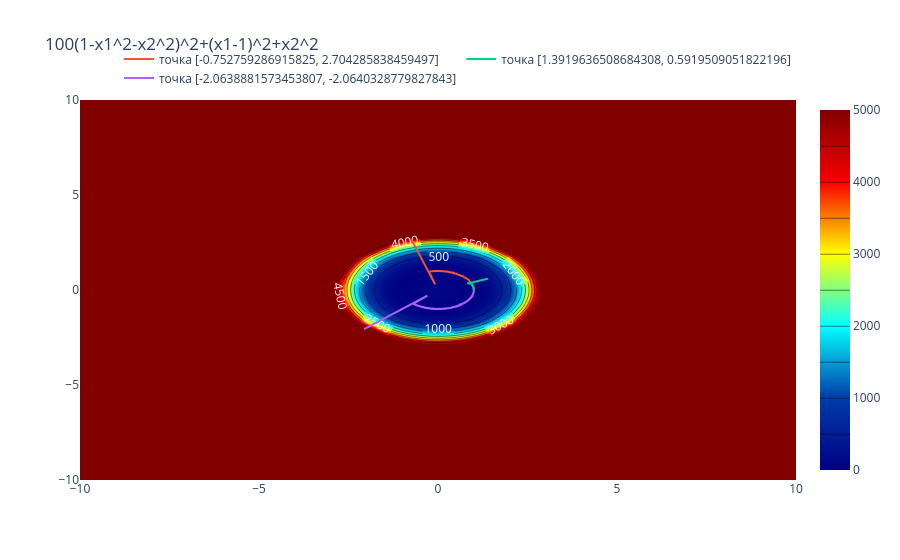

Notebook code cell kept with this figure:
### Markdown cell above
### Численные методы многомерной минимизации c использованием производных первого порядка
Методы доверительной области:
1. метод доверительной области с локально оптимальным шагом
2. метод доверительной области с изломом
Многошаговые методы:
3. метод тяжёлого шарика
4. метод ускоренного градиентного спуска Нестерова
5. метод Флетчера-Ривза
6. метод Полака-Рибьера
Квазиньютоновские методы:
7. метод Давидона-Флетчера-Пауэлла
8. метод Бройдена
9. метод с симметричной формулой ранга 1
10. метод Бройдена-Флетчера-Гольдфарба-Шанно

Вариант 13
#### метод доверительной области с локально оптимальным шагом

#### метод с симметричной формулой ранга 1
|функция|
| --- |
|f(x1,x2)=100(1-x1^2-x2^2)^2+(x1-1)^2+x2^2|

Для градиентных методов исследовать сходимость алгоритма, фиксируя найденное решение, значение функции, количество итераций метода и количество вычислений функции в зависимости от задаваемой точности поиска (ε = 10−2, 10−4, 10−6). Результаты оформить в виде таблицы:

Для метода второго порядка исследовать сходимость алгоритма по числу итераций при выборе различных начальных точек (не менее трёх). Результаты оформить в виде таблицы:

### Code cell
import numpy as np
import sympy as sp
import plotly.graph_objects as go
from scipy.optimize import minimize

def Cauchy(g, B, delta):
    norm_g = np.linalg.norm(g)
    if norm_g == 0:
        return np.zeros_like(g)
    
    p_s = - (delta / norm_g) * g

    gBg = g.T @ B @ g
    if gBg <= 0:
        tau = 1.0
    else:
        tau = min(norm_g**3 / (delta * gBg), 1.0)

    return tau * p_s

def trust_region_method(f, x0, delta0=1.0, delta_hat=50.0, eta=0.1, max_iter=5000, tol=1e-6):
    x = x0.astype(float)
    x1, x2 = sp.symbols('x1, x2')
    delta = delta0
    fun = sp.lambdify([x1, x2], f, "math")

    trajectory = [x0.copy()]
    values = [fun(x[0], x[1])]
    k = 0

    x1d = sp.diff(f, x1)
    x2d = sp.diff(f, x2)
    # hessian = sp.hessian(f, [x1, x2])
    x1d = sp.lambdify([x1, x2], x1d, "math")
    x2d = sp.lambdify([x1, x2], x2d, "math")
    
    B = np.eye(len(x0))
    prev_grad = None
    
    for i in range(max_iter):
        c_grad = np.array([x1d(x[0], x[1]), x2d(x[0], x[1])])
        if np.linalg.norm(c_grad) < tol:
            break
        # B = np.array(hessian.subs({x1: x[0], x2: x[1]})).astype(float)
        
        p = Cauchy(c_grad, B, delta)
        norm_p = np.linalg.norm(p)

        f_x = fun(x[0], x[1])
        f_xp = fun(x[0] + p[0], x[1] + p[1])
        mp = c_grad @ p + 0.5 * (p.T @ B @ p)
        actual_reduction = f_x - f_xp
        predicted_reduction = -mp 

        if predicted_reduction == 0:
            rho = 0.0
        else:
            rho = actual_reduction / predicted_reduction

        if rho < 0.25:
            delta = 0.25 * delta
        elif rho > 0.75:
            delta = min(2.0 * delta, delta_hat)

        if rho > eta:
            # BFGS update
            if prev_grad is not None:
                s = p
                y = c_grad - prev_grad
                if np.dot(y, s) > 1e-10:
                    Bs = B @ s
                    B = B - np.outer(Bs, Bs) / np.dot(s, Bs) + np.outer(y, y) / np.dot(y, s)
            prev_grad = c_grad.copy()
            x = x + p
            trajectory.append(x.copy())
            values.append(fun(x[0], x[1]))
        k+=1

    return np.array(trajectory), np.array(values), k




x1, x2 = sp.symbols('x1, x2')
f = 100*(1 - x1**2 - x2**2)**2 + (x1-1)**2 + x2**2
np.random.seed(42)
p_list = (np.random.uniform(-3, 3, size=2), np.random.uniform(-3, 3, size=2), np.random.uniform(-3, 3, size=2))

x1_range = np.linspace(-10, 10, 100)
x2_range = np.linspace(-10, 10, 100)
x, y = np.meshgrid(x1_range, x2_range)
fu = 100*(1 - x**2 - y**2)**2 + (x-1)**2 + y**2
fig = go.Figure(data=[go.Contour(
    zmax = 5000, zmin = 0,
    z=fu, x=x1_range, y=x2_range, colorscale='Jet',
    contours=dict(
         coloring = 'heatmap',
        showlabels = True,
        labelfont = dict(
            size = 12,
            color = 'white',
        )
    ) 
)])
fig.update_layout(title=f'100(1-x1^2-x2^2)^2+(x1-1)^2+x2^2') 

# method visualize

for point in p_list:
    print(f'point = {point}')
    ans = trust_region_method(f, point, delta0=10, eta=0.1)
    print(ans[0][-1], ans[1][-1], ans[2])
    
    fig.add_trace(go.Scatter(x=[i[0] for i in ans[0]], y=[i[1] for i in ans[0]], name=f'точка {point.tolist()}'))
    fig.update_layout(
    legend=dict(
        orientation="h",   
        yanchor="bottom",
        y=1.02,            
        xanchor="right",
        x=1               
    )
)
fig.show()

### Figure 1 — Plotly figure (JSON) as saved in the notebook; plotly's stock layout.template omitted (floating-point values rounded to 4 significant figures; data arrays with more than 128 entries replaced by an {"elided": "..."} marker saying what was removed)
{"data": [{"colorscale": [[0, "rgb(0,0,131)"], [0.2, "rgb(0,60,170)"], [0.4, "rgb(5,255,255)"], [0.6, "rgb(255,255,0)"], [0.8, "rgb(250,0,0)"], [1, "rgb(128,0,0)"]], "contours": {"coloring": "heatmap", "labelfont": {"color": "white", "size": 12}, "showlabels": true}, "type": "contour", "x": [-10.0, -9.798, -9.596, -9.394, -9.192, -8.99, -8.788, -8.586, -8.384, -8.182, -7.98, -7.778, -7.576, -7.374, -7.172, -6.97, -6.768, -6.566, -6.364, -6.162, -5.96, -5.758, -5.556, -5.354, -5.152, -4.949, -4.747, -4.545, -4.343, -4.141, -3.939, -3.737, -3.535, -3.333, -3.131, -2.929, -2.727, -2.525, -2.323, -2.121, -1.919, -1.717, -1.515, -1.313, -1.111, -0.9091, -0.7071, -0.5051, -0.303, -0.101, 0.101, 0.303, 0.5051, 0.7071, 0.9091, 1.111, 1.313, 1.515, 1.717, 1.919, 2.121, 2.323, 2.525, 2.727, 2.929, 3.131, 3.333, 3.535, 3.737, 3.939, 4.141, 4.343, 4.545, 4.747, 4.949, 5.152, 5.354, 5.556, 5.758, 5.96, 6.162, 6.364, 6.566, 6.768, 6.97, 7.172, 7.374, 7.576, 7.778, 7.98, 8.182, 8.384, 8.586, 8.788, 8.99, 9.192, 9.394, 9.596, 9.798, 10.0], "y": [-10.0, -9.798, -9.596, -9.394, -9.192, -8.99, -8.788, -8.586, -8.384, -8.182, -7.98, -7.778, -7.576, -7.374, -7.172, -6.97, -6.768, -6.566, -6.364, -6.162, -5.96, -5.758, -5.556, -5.354, -5.152, -4.949, -4.747, -4.545, -4.343, -4.141, -3.939, -3.737, -3.535, -3.333, -3.131, -2.929, -2.727, -2.525, -2.323, -2.121, -1.919, -1.717, -1.515, -1.313, -1.111, -0.9091, -0.7071, -0.5051, -0.303, -0.101, 0.101, 0.303, 0.5051, 0.7071, 0.9091, 1.111, 1.313, 1.515, 1.717, 1.919, 2.121, 2.323, 2.525, 2.727, 2.929, 3.131, 3.333, 3.535, 3.737, 3.939, 4.141, 4.343, 4.545, 4.747, 4.949, 5.152, 5.354, 5.556, 5.758, 5.96, 6.162, 6.364, 6.566, 6.768, 6.97, 7.172, 7.374, 7.576, 7.778, 7.98, 8.182, 8.384, 8.586, 8.788, 8.99, 9.192, 9.394, 9.596, 9.798, 10.0], "z": {"elided": "100x100 float values"}, "zmax": 5000, "zmin": 0}, {"name": "точка [-0.752759286915825, 2.704285838459497]", "type": "scatter", "x": {"elided": "2943 float values"}, "y": {"elided": "2943 float values"}}, {"name": "точка [1.3919636508684308, 0.5919509051822196]", "type": "scatter", "x": {"elided": "2773 float values"}, "y": {"elided": "2773 float values"}}, {"name": "точка [-2.0638881573453807, -2.0640328779827843]", "type": "scatter", "x": {"elided": "2923 float values"}, "y": {"elided": "2923 float values"}}], "layout": {"legend": {"orientation": "h", "x": 1, "xanchor": "right", "y": 1.02, "yanchor": "bottom"}, "title": {"text": "100(1-x1^2-x2^2)^2+(x1-1)^2+x2^2"}}}
